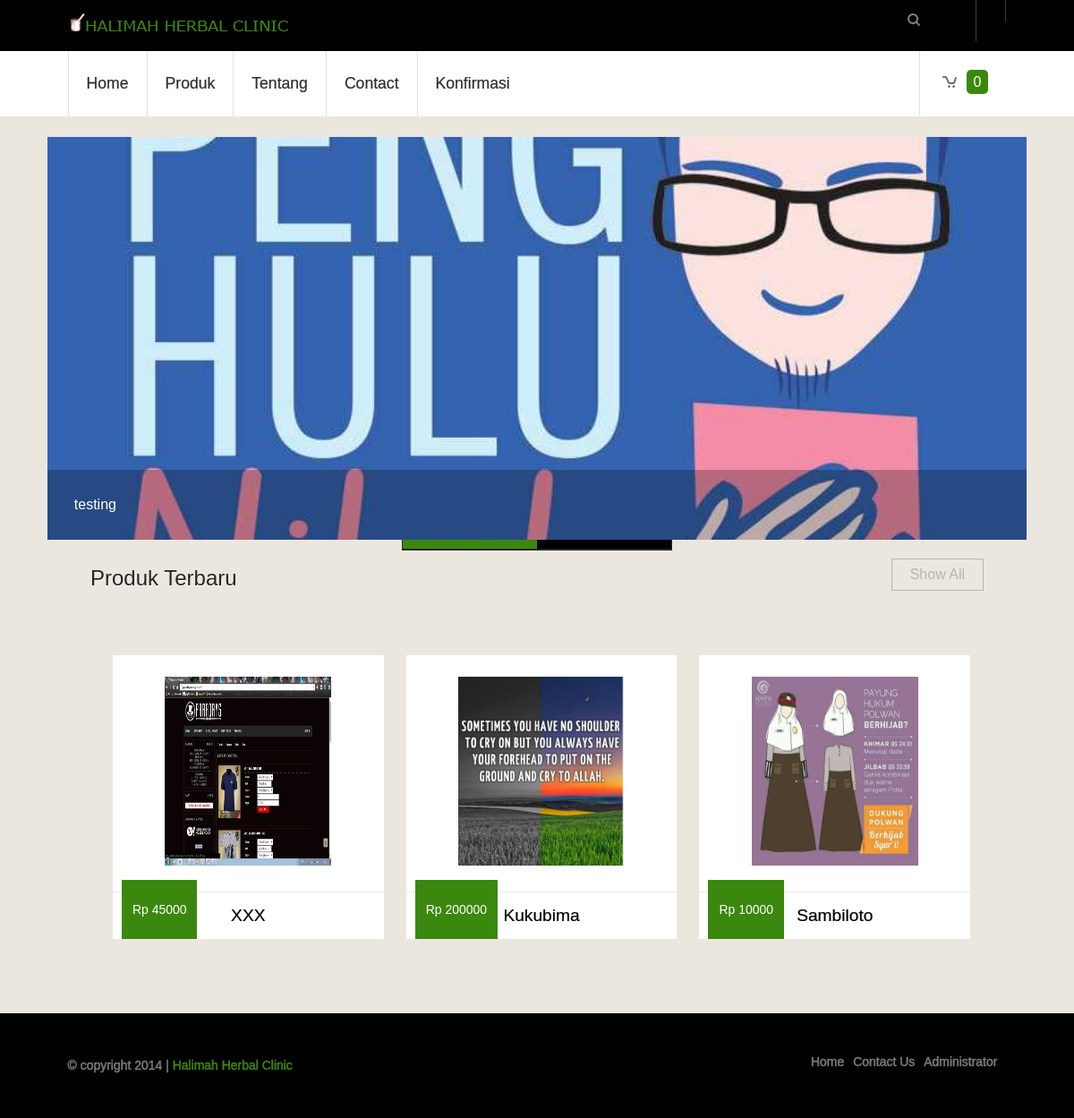
The page / on the database its author committed.
### tables this page shows
CREATE TABLE IF NOT EXISTS `slider` (
`id` int(11) NOT NULL,
  `description` text NOT NULL,
  `image` varchar(255) NOT NULL
);

CREATE TABLE IF NOT EXISTS `produk` (
`id` int(11) NOT NULL,
  `category` varchar(255) NOT NULL,
  `name` varchar(255) NOT NULL,
  `price` varchar(255) NOT NULL,
  `description` text NOT NULL,
  `stok` int(20) NOT NULL,
  `created_time` datetime NOT NULL,
  `image` varchar(255) NOT NULL
);

### module/home.php (the view, shortened to what this page needs)
<?php
require_once "slider.php";
$query = "SELECT* FROM produk WHERE stok !=0 ORDER BY created_time ASC LIMIT 3";
$result = mysql_query($query);
while ($data = mysql_fetch_assoc($result)) {
	$newer[] = $data;
}
?>
<div class="main_bg">
	<div class="wrap">
		<div class="main">
			<div class="top_main">
				<h2>Produk Terbaru</h2>
				<a href="index.php?module=produk">show all</a>
			</div>
			<div class="grids_of_3">
				<?php if (empty($newer)): ?>
					<?php echo "Belum ada data" ?>
				<?php else: ?>
					<?php foreach ($newer as $key => $p): ?>
					<div class="grid1_of_3">
						<a href="index.php?module=detailsProduk&id=<?php echo $p['id'] ?>">
							<img height="260" width="186" src="layout/images/produk/<?php echo $p['image'] ?>" alt="">
							<h3><?php echo $p['name'] ?></h3>
							<span class="price">Rp <?php echo $p['price'] ?></span>
						</a>
					</div>
					<?php endforeach ?>
				<?php endif ?>
			</div>
		</div>
	</div>
</div>

### module/slider.php
<?php
$query = "SELECT * FROM slider";
$datas = mysql_query($query);
while ($data = mysql_fetch_assoc($datas)) {
	$slide[] = $data;
}
?>
<div class="slider">
	<div class="image-slider">
		 <div class="wrapper">
		    <div id="ei-slider" class="ei-slider">
			    <ul class="ei-slider-large">
			    <?php if (is_null($slide)): ?>
			    	<li>
			            <img src="layout/images/cover-bunda.jpg" alt="image06"/>
			        </li>
			    <?php else: ?>
				    <?php foreach ($slide as $k => $s): ?>
						<li>
				            <img src="layout/images/slider/<?php echo $s['image'] ?>" alt="image06"/>
				            <div class="description">
                                <h1 class=""><a href="" class=""><?php echo $s['description'] ?></a></h1>
                            </div>
				        </li>
				    <?php endforeach ?>
			    <?php endif ?>
			    </ul>
			    <ul class="ei-slider-thumbs">
		            <li class="ei-slider-element">Current</li>
				    <?php foreach ($slide as $k => $s): ?>
						<li><a href="#"></a></li>
				    <?php endforeach ?>
		        </ul>
		    </div>
		</div>
	</div>
</div>

### layout/css/slider.css (style rules this page uses)
.slider { background: #2e2e2e; padding-bottom: 0; }
.ei-slider { font-family: 'Maven Pro', sans-serif; position: relative; width: 100%; max-width: 1920px; height: 450px; margin: 0 auto; }
.ei-slider-large { height: 100%; width: 100%; position:relative; overflow: hidden; }
.ei-slider-large li { position: absolute; top: 0px; left: 0px; overflow: hidden; height: 100%; width: 100%; }
.ei-slider-large li img { margin-left:0px !important; }
.ei-slider-thumbs { height: 10px; margin: 0 auto; position: relative; }
.ei-slider-thumbs li { position: relative; float: left; height: 100%; }
.ei-slider-thumbs li.ei-slider-element { top: 0px; left: 0px; position: absolute; width:100%; height: 100%; z-index: 10; text-indent: -9000px; background: #5B6A7F; background: #3B880E; }
.ei-slider-thumbs li a { text-align:center; display: block; background: #000000 ; width: 100%; height: 100%; cursor: pointer; -webkit-box-shadow: 0px 1px 1px 0px rgba(0,0,0,0.3), 0px 1px 0px 1px rgba(48, 48, 48, 1); -moz-box-shadow: 0px 1px 1px 0px rgba(0,0,0,0.3), 0px 1px 0px 1px rgba(255,255,255,0.5); box-shadow: 0px 1px 1px 0px rgba(0,0,0,0.3), 0px 1px 0px 1px rgba(48, 48, 48, 1); -webkit-transition: background 0.2s ease; -moz-transition: background 0.2s ease; -o-transition: background 0.2s ease; -ms-transition: background 0.2s ease; transition: background 0.2s ease; }
@media only screen and (max-width: 1366px) { .wrap { width:95%; } }
@media only screen and (max-width: 1280px) { .wrap { width:95%; } }

### layout/css/style.css (style rules this page uses)
html,body,div,span,applet,object,iframe,h1,h2,h3,h4,h5,h6,p,blockquote,pre,a,abbr,acronym,address,big,cite,code,del,dfn,em,img,ins,kbd,q,s,samp,small,strike,strong,sub,sup,tt,var,b,u,i,dl,dt,dd,ol,nav ul,nav li,fieldset,form,label,legend,table,caption,tbody,tfoot,thead,tr,th,td,article,aside,canvas,details,embed,figure,figcaption,footer,header,hgroup,menu,nav,output,ruby,section,summary,time,mark,audio,video { margin:0;padding:0;border:0;font-size:100%;font:inherit;vertical-align:baseline; }
ol,ul { list-style:none;margin:0;padding:0; }
.description { position: absolute; width: 100%; background: url(../images/overlay.png) repeat; bottom: 0; padding: 30px; }
.description h1 a { color: white; text-decoration: none; }
a { text-decoration:none; }
img { max-width:100%; }
body { font-family: 'Maven Pro', sans-serif; background:#ffffff; font-size: 100%; }
.wrap { margin:0 auto; width:80%; }
.main_bg { background: #EBE7DF; }
.main { padding:2%; }
.top_main { margin:3% 0; }
.top_main:first-child { margin-top: 0; }
.top_main h2 { float: left; text-transform: capitalize; color: #242424; font-size: 1.5em; text-shadow: 0 1px 0 #ffffff; line-height: 1.8em; }
.top_main a { font-size: 1em; float: right; text-transform: capitalize; padding: 8px 20px; color: #BCB4A7; border: 1px solid #BCB4A7; -webkit-transition: all 0.3s ease-in-out; -moz-transition: all 0.3s ease-in-out; -o-transition: all 0.3s ease-in-out; transition: all 0.3s ease-in-out; }
.grids_of_3 { text-align:center; display: block; }
.grid1_of_3 { float:left; width:30.3333%; margin-left: 25px; margin-top: 25px; background: #ffffff; position: relative; }
.grid1_of_3 a { display: block; }
.grid1_of_3 img { padding: 8% 0; }
.grid1_of_3 h3 { border-top: 1px solid #EBEBEB; padding: 15px; font-size: 1.2em; color: #000000; -webkit-text-stroke: 0.2px; text-shadow: 0 1px 0 #ffffff; text-transform: capitalize; }
.price { background: #3B880E; color: #ffffff; font-size: 0.8725em; padding: 25px 12px; position: absolute; bottom: 0px; left: 10px; }
.grids_of_3 { display: block; margin: 4% 0; }
.wrapper { position: relative; width: 100%; }
@media only screen and (max-width: 1366px) { .wrap { width:95%; } }
@media only screen and (max-width: 1280px) { .wrap { width:95%; } }

### index.php (style rules this page uses)
ul, ol { margin-top: 0; margin-bottom: 0; }

### rows shown on the page
slider: image (picture), description "testing"
produk: image (picture), name "XXX", price "45000"
produk: image (picture), name "Kukubima", price "200000"
produk: image (picture), name "Sambiloto", price "10000"

### other values the page prints
$row "0"
